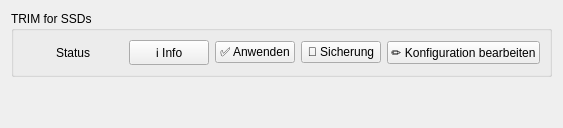
          <widget class="QWidget" name="storageTab">
           <attribute name="title">
            <string>💾 Speicher</string>
           </attribute>
           <layout class="QVBoxLayout" name="storageLayout">
            <item>
             <widget class="QGroupBox" name="trimGroupBox">
              <property name="title">
               <string>TRIM for SSDs</string>
              </property>
              <layout class="QHBoxLayout" name="trimLayout">
               <item>
                <widget class="QLabel" name="trimStatusLabel">
                 <property name="minimumSize">
                  <size>
                   <width>100</width>
                   <height>0</height>
                  </size>
                 </property>
                 <property name="maximumSize">
                  <size>
                   <width>100</width>
                   <height>16777215</height>
                  </size>
                 </property>
                 <property name="text">
                  <string>Status</string>
                 </property>
                 <property name="alignment">
                  <set>Qt::AlignCenter</set>
                 </property>
                </widget>
               </item>
               <item>
                <widget class="QPushButton" name="trimToggle">
                 <property name="text">
                  <string>ℹ️ Info</string>
                 </property>
                </widget>
               </item>
               <item>
                <widget class="QPushButton" name="trimApplyButton">
                 <property name="text">
                  <string>✅ Anwenden</string>
                 </property>
                </widget>
               </item>
               <item>
                <widget class="QPushButton" name="trimBackupButton">
                 <property name="text">
                  <string>💾 Sicherung</string>
                 </property>
                </widget>
               </item>
               <item>
                <widget class="QPushButton" name="trimConfigButton">
                 <property name="text">
                  <string>✏️ Konfiguration bearbeiten</string>
                 </property>
                </widget>
               </item>
              </layout>
             </widget>
            </item>
            <item>
             <spacer>
              <property name="orientation">
               <enum>Qt::Orientation::Vertical</enum>
              </property>
              <property name="sizeHint" stdset="0">
               <size>
                <width>20</width>
                <height>40</height>
               </size>
              </property>
             </spacer>
            </item>
           </layout>
          </widget>
